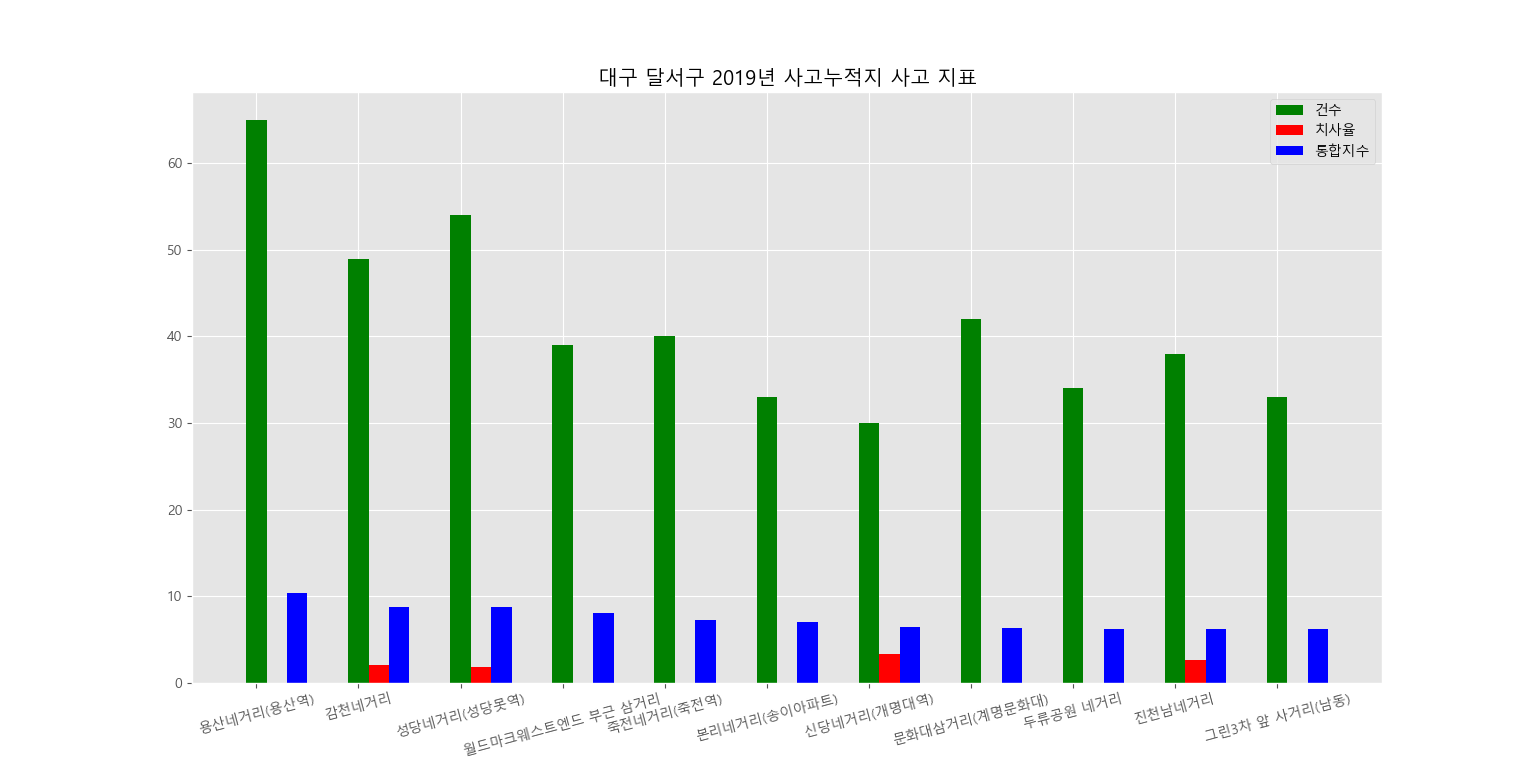

Generate this figure with Python:
#%%
import numpy as np
import csv
import matplotlib.pyplot as plt

# 1. 데이터를 읽어 온다
f=open('대구달서구.CSV')
data=csv.reader(f)
next(data)
data=list(data) 
local = []

for row in data:
    local.append((float(row[16]), float(row[3]), row[13], row[2]))

local = list(sorted(local, key=lambda x:x[0]*1000, reverse = True))
print(local)
통합지수 = [float(i[0]) for i in local[:11]]
건수 = [float(i[1]) for i in local[:11]]
치사율 = [float(i[2]) for i in local[:11]]
구간이름 = [i[3] for i in local[:11]]
x = np.arange(len(구간이름))

plt.rcParams["font.family"] = 'Malgun Gothic'
plt.rcParams["font.size"] = 20
plt.rcParams["figure.figsize"] = (20, 12)

plt.style.use('ggplot')
plt.rc('font',family='Malgun Gothic')
plt.title('대구 달서구 2019년 사고누적지 사고 지표')

plt.bar(x, 건수, label='건수',width=0.2, color='g')
plt.bar(x+0.2, 치사율,label='치사율',width=0.2, color='r')
plt.bar(x+0.4, 통합지수, label='통합지수',width=0.2, color='b')
plt.xticks(x, 구간이름, rotation=15)
plt.legend()
plt.show()
